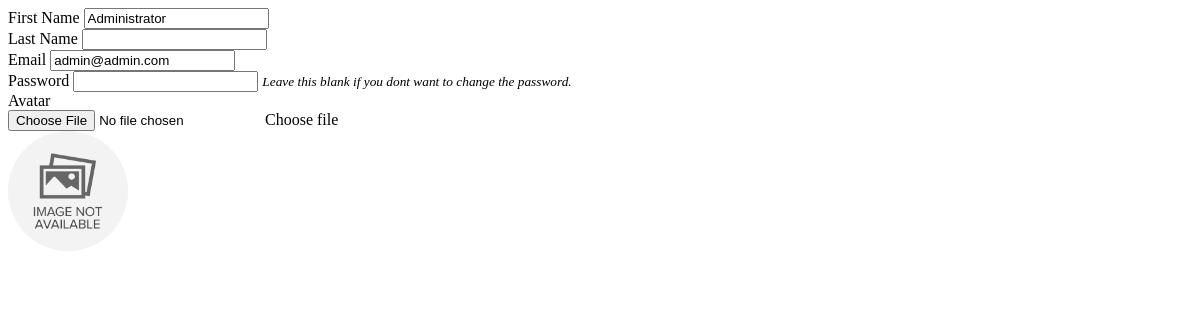
The app's page /manage_user.php?id=1, older data.
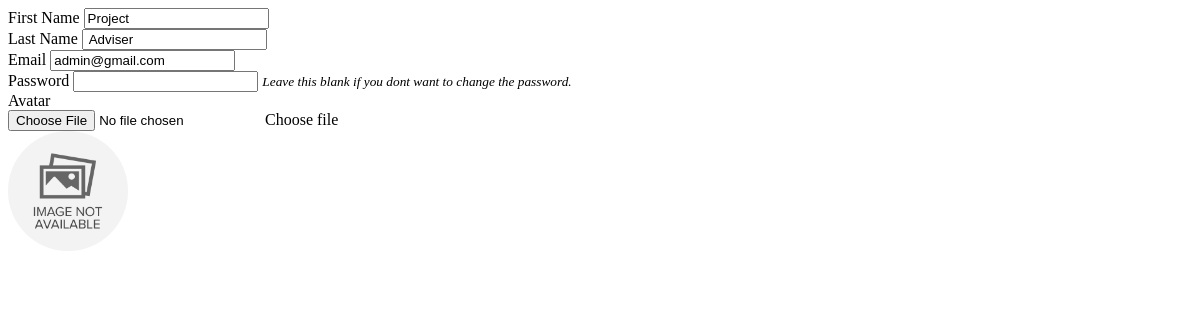
The same page, newer data.
### tables this page shows
CREATE TABLE `users` (
  `id` int(30) NOT NULL,
  `firstname` varchar(200) NOT NULL,
  `lastname` varchar(200) NOT NULL,
  `email` varchar(200) NOT NULL,
  `password` text NOT NULL,
  `type` tinyint(1) NOT NULL DEFAULT 2 COMMENT '1 = admin, 2 = staff',
  `avatar` text NOT NULL DEFAULT 'no-image-available.png',
  `date_created` datetime NOT NULL DEFAULT current_timestamp()
);

### manage_user.php (the view, shortened to what this page needs)
<?php
include('db_connect.php');
if(isset($_GET['id'])){
$user = $conn->query("SELECT * FROM users where id =".$_GET['id']);
foreach($user->fetch_array() as $k =>$v){
	$meta[$k] = $v;
}
}
?>
<div class="container-fluid">
	<form action="" id="manage-user">
		<div class="form-group">
			<label for="name">First Name</label>
			<input type="text" name="firstname" id="firstname" class="form-control" value="<?php echo isset($meta['firstname']) ? $meta['firstname']: '' ?>" required>
		</div>
		<div class="form-group">
			<label for="name">Last Name</label>
			<input type="text" name="lastname" id="lastname" class="form-control" value="<?php echo isset($meta['lastname']) ? $meta['lastname']: '' ?>" required>
		</div>
		<div class="form-group">
			<label for="email">Email</label>
			<input type="text" name="email" id="email" class="form-control" value="<?php echo isset($meta['email']) ? $meta['email']: '' ?>" required  autocomplete="off">
		</div>
		<div class="form-group">
			<label for="password">Password</label>
			<input type="password" name="password" id="password" class="form-control" value="" autocomplete="off">
			<small><i>Leave this blank if you dont want to change the password.</i></small>
		</div>
		<div class="form-group">
			<label for="" class="control-label">Avatar</label>
			<div class="custom-file">
              <input type="file" class="custom-file-input rounded-circle" id="customFile" name="img" onchange="displayImg(this,$(this))">
              <label class="custom-file-label" for="customFile">Choose file</label>
            </div>
		</div>
		<div class="form-group d-flex justify-content-center">
			<img src="<?php echo isset($meta['avatar']) ? 'assets/uploads/'.$meta['avatar'] :'' ?>" alt="" id="cimg" class="img-fluid img-thumbnail">
		</div>
	</form>
</div>

### manage_user.php (style rules this page uses)
img#cimg { height: 15vh; width: 15vh; object-fit: cover; border-radius: 100% 100%; }

Row changes from the older to the newer data that the page shows:
changed users: firstname "Administrator" → "Project"; lastname (not shown) → "Adviser"; email "admin@admin.com" → "admin@gmail.com"
